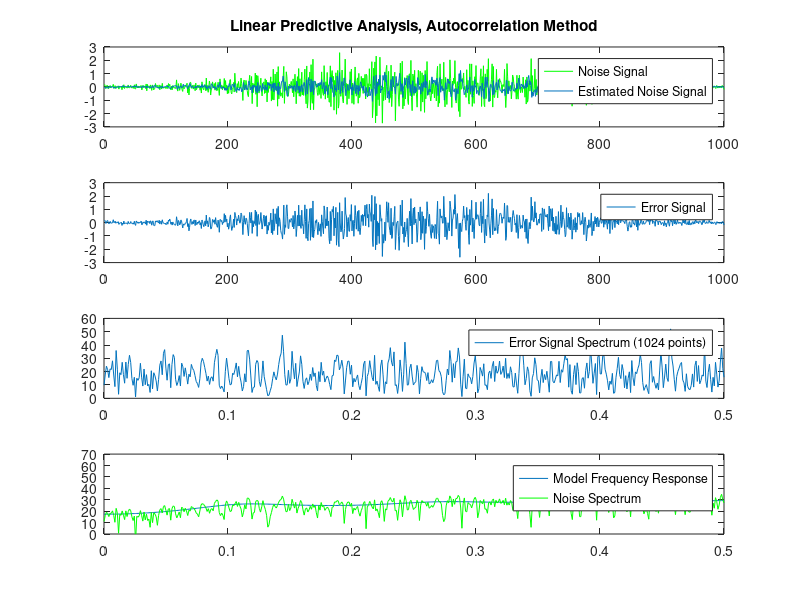

The MATLAB script that drew this image:
clear;
clf;
noise = randn(1000,1);  % Normalized white Gaussian noise
noise_x = filter(1,[1 1/2 1/3 1/4 1/5 1/6 1/7 1/8],noise);

w = hamming(length(noise_x));
win_noise = w.*noise_x;

order = 10;

% Apply linear prediction using the autocorrelation method
[a, g] = lpc(win_noise, order);

estimated_noise = filter([0 -a(2:end)], 1, win_noise);
error_signal = win_noise - estimated_noise;
error_energy = sum(error_signal.^2);
[H, W] = freqz(sqrt(error_energy), a);

win_noise_spectrum = abs(fft(win_noise,1024));
error_spectrum = abs(fft(error_signal,1024));

% Plot the frequency response of the filter 
freqz(sqrt(error_energy), a);
pause;

% Display results
subplot(4,1,1);
plot(win_noise,'g');
title('Linear Predictive Analysis, Autocorrelation Method');
hold on;
plot(estimated_noise);
hold off;
legend('Noise Signal','Estimated Noise Signal');

subplot(4,1,2);
plot(error_signal);
legend('Error Signal');

subplot(4,1,3);
%only need half due to symmetry
plot(linspace(0,0.5,length(error_spectrum)/2), error_spectrum(1:length(error_spectrum)/2));
legend('Error Signal Spectrum (1024 points)')

subplot(4,1,4);
plot(linspace(0,0.5,length(H)),  20*log10(abs(H)));
hold on;
plot(linspace(0,0.5,length(win_noise_spectrum)/2),  20*log10(win_noise_spectrum(1:length(win_noise_spectrum)/2)), 'g');
ylim([0 70])
legend('Model Frequency Response','Noise Spectrum')
hold off;
